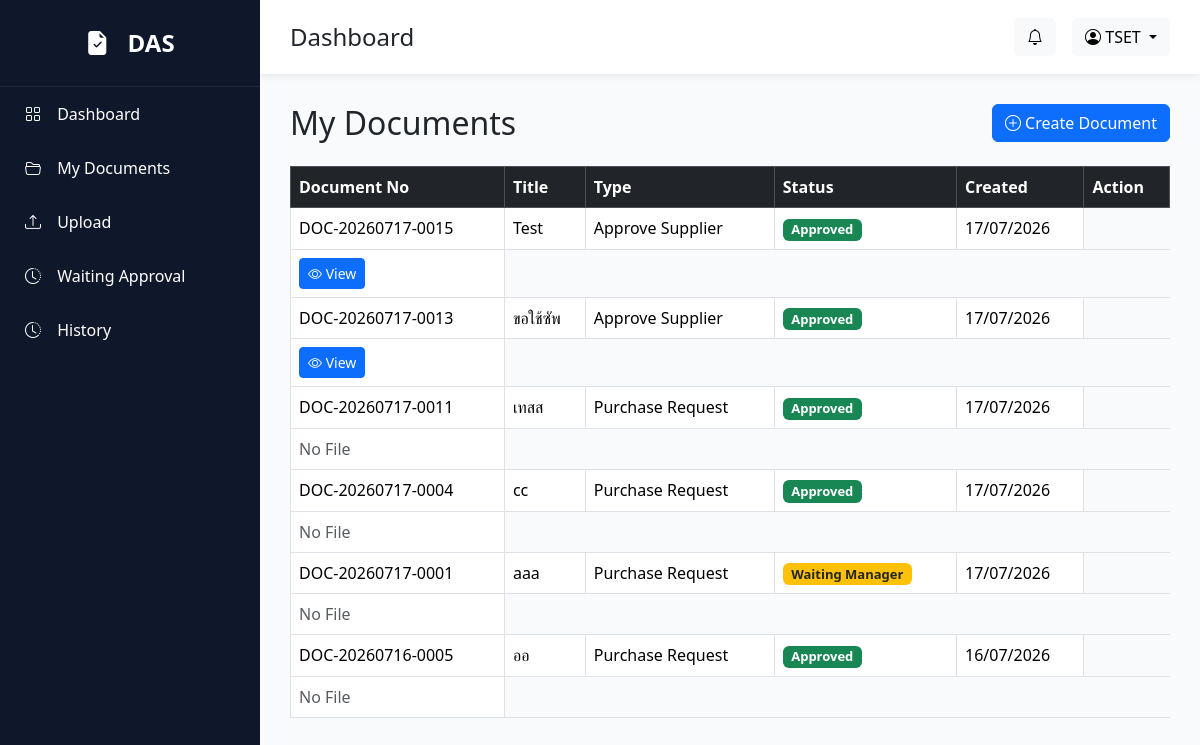
Page /documents (signed in) on the earlier database version.
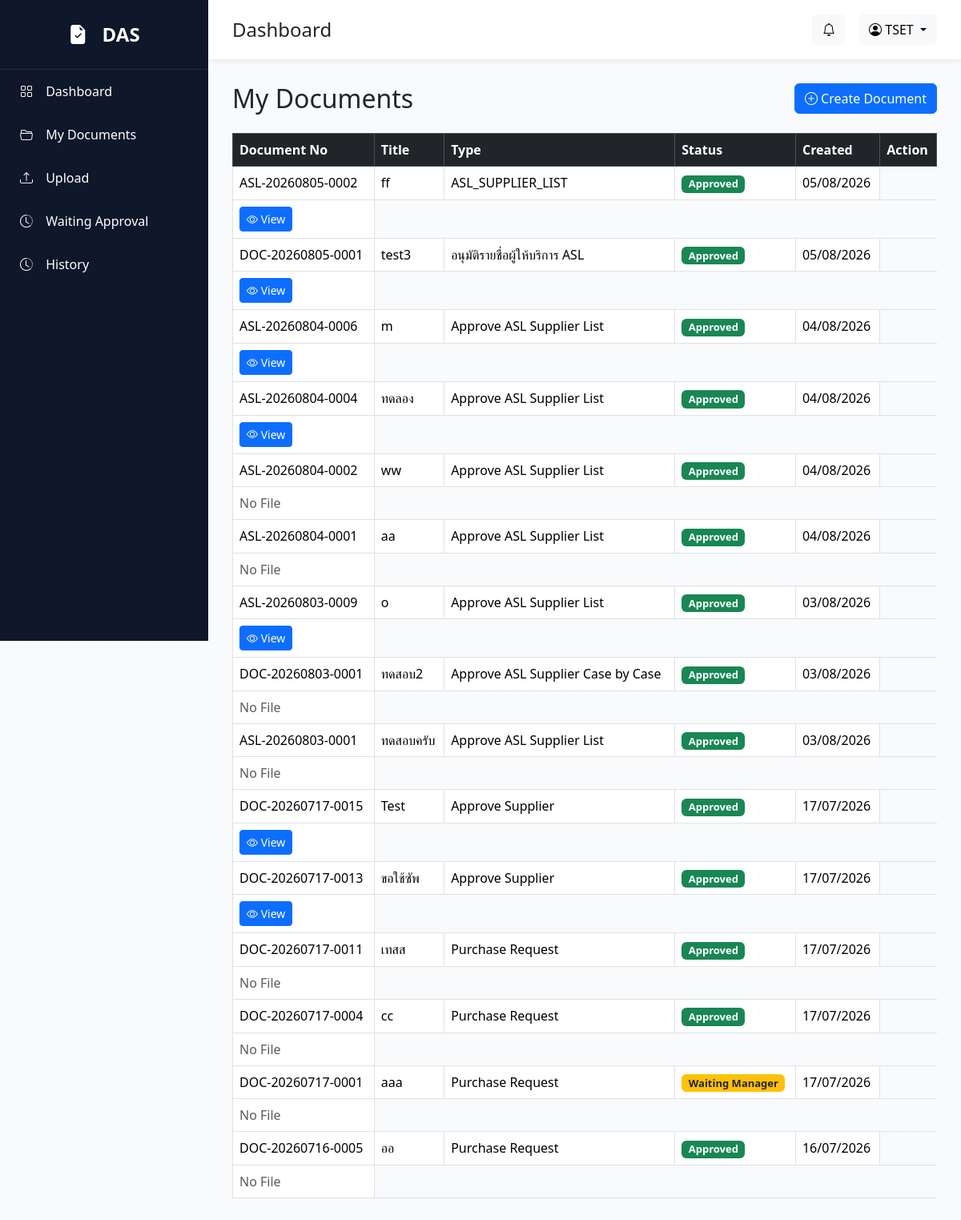
Same page on the later database version.
### models/document.py (models this page shows)
class Document(db.Model):
    __tablename__ = "documents"
    id = db.Column(db.Integer, primary_key=True)
    document_no = db.Column(db.String(30), unique=True, nullable=False)
    title = db.Column(db.String(255), nullable=False)
    document_type = db.Column(db.String(100), nullable=False)
    description = db.Column(db.Text)
    file_name = db.Column(db.String(255))
    status = db.Column(db.String(50), default="Waiting Manager")
    created_by = db.Column(db.String(20))
    current_approver = db.Column(db.String(20))
    created_at = db.Column(
        db.DateTime,
        default=lambda: datetime.utcnow() + timedelta(hours=7)
    )
    approval_steps = db.relationship(
        "ApprovalStep",
        backref="document",
        lazy=True,
        cascade="all, delete-orphan",
        order_by="ApprovalStep.sequence"
    )

### routes/document.py (the view)
@document_bp.route("/documents")
@login_required
def document_list():
    if current_user.role == "Admin":
        documents = Document.query.order_by(
            Document.created_at.desc()
        ).all()
    else:
        documents = Document.query.filter_by(
            created_by=current_user.employee_id
        ).order_by(
            Document.created_at.desc()
        ).all()
    return render_template(
        "documents/list.html",
        documents=documents
    )

### app.py (called while the page is built)
@login_manager.user_loader
def load_user(user_id):
    return User.query.get(int(user_id))

### templates/documents/list.html (shortened to what this page needs)
{% extends 'layout/base.html' %}
{% block content %}
<div class="d-flex flex-column flex-md-row justify-content-between align-items-start align-items-md-center mb-4">
    <h2 class="mb-3 mb-md-0">
        My Documents
    </h2>
    <a href="/documents/create" class="btn btn-primary">
        <i class="bi bi-plus-circle"></i>
        Create Document
    </a>
</div>
<div class="table-responsive d-none d-lg-block">
    <table class="table table-bordered table-hover">
        <thead class="table-dark">
            <tr>
                <th>Document No</th>
                <th>Title</th>
                <th>Type</th>
                <th>Status</th>
                <th>Created</th>
                <th>Action</th>
            </tr>
        </thead>
        <tbody>
            {% for doc in documents %}
            <tr>
                <td>{{ doc.document_no }}</td>
                <td>{{ doc.title }}</td>
                <td>{{ doc.document_type }}</td>
                <td>
                    {% if doc.status == "Approved" %}
                    <span class="badge bg-success">
                        Approved
                    </span>
                    {% elif doc.status == "Rejected" %}
                    <span class="badge bg-danger">
                        Rejected
                    </span>
                    {% else %}
                    <span class="badge bg-warning text-dark">
                        {{ doc.status }}
                    </span>
                    {% endif %}
                </td>
                <td>
                    {{ doc.created_at.strftime('%d/%m/%Y') }}
                </td>
            </tr>
            <td>
                {% if doc.file_name %}
                <a href="/documents/view/{{ doc.file_name }}" target="_blank" class="btn btn-sm btn-primary">
                    <i class="bi bi-eye"></i>
                    View
                </a>
                {% else %}
                <span class="text-muted">
                    No File
                </span>
                {% endif %}
            </td>
            {% endfor %}
        </tbody>
    </table>
</div>
{% endblock %}

Differences in the rows shown:
added Document: document_no "ASL-20260805-0002", title "ff", document_type "ASL_SUPPLIER_LIST", status "Approved", created_at "05/08/2026"
added Document: document_no "DOC-20260805-0001", title "test3", document_type "อนุมัติรายชื่อผู้ให้บริการ ASL", status "Approved", created_at "05/08/2026"
added Document: document_no "ASL-20260804-0006", title "m", document_type "Approve ASL Supplier List", status "Approved", created_at "04/08/2026"
added Document: document_no "ASL-20260804-0004", title "ทดลอง", document_type "Approve ASL Supplier List", status "Approved", created_at "04/08/2026"
added Document: document_no "ASL-20260804-0002", title "ww", document_type "Approve ASL Supplier List", status "Approved", created_at "04/08/2026", file_name "No File"
added Document: document_no "ASL-20260804-0001", title "aa", document_type "Approve ASL Supplier List", status "Approved", created_at "04/08/2026", file_name "No File"
added Document: document_no "ASL-20260803-0009", title "o", document_type "Approve ASL Supplier List", status "Approved", created_at "03/08/2026"
added Document: document_no "DOC-20260803-0001", title "ทดสอบ2", document_type "Approve ASL Supplier Case by Case", status "Approved", created_at "03/08/2026", file_name "No File"
added Document: document_no "ASL-20260803-0001", title "ทดสอบครับ", document_type "Approve ASL Supplier List", status "Approved", created_at "03/08/2026", file_name "No File"
